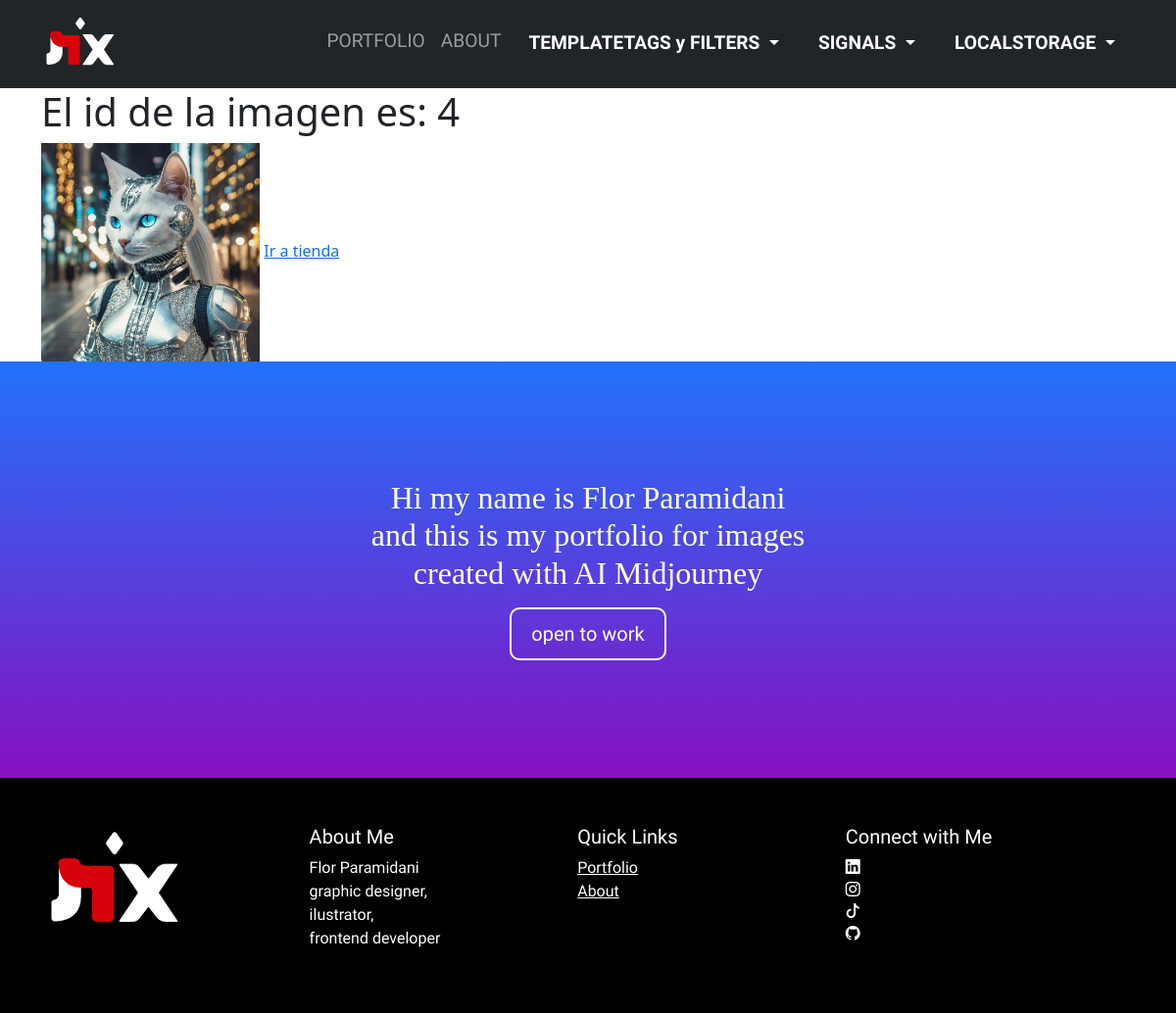
Before: /tienda/4/ver/ with the older database file.
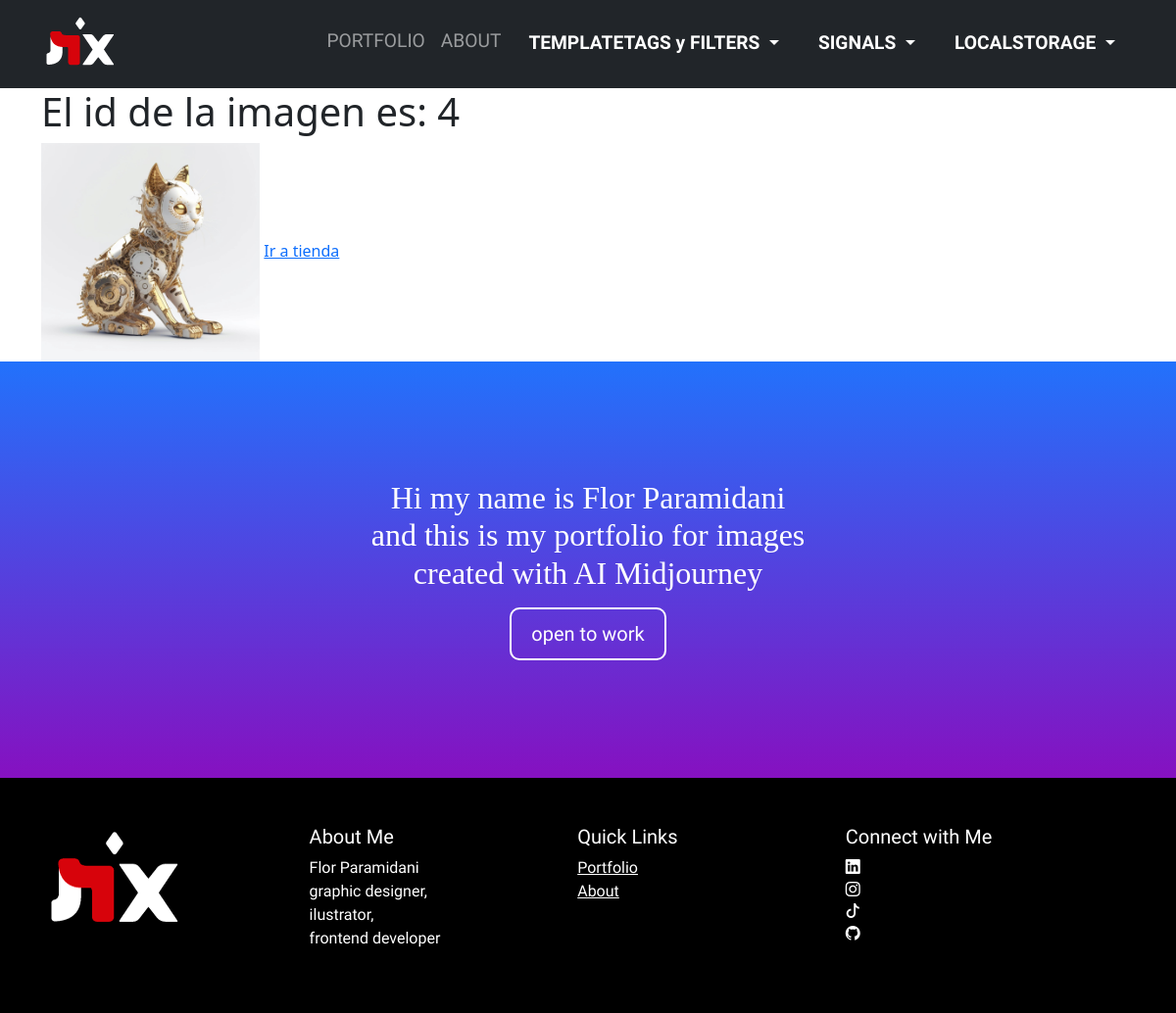
After: the same page with the newer database file.
### productos/models.py (models this page shows, shortened)
class Producto(models.Model):
    Borrador = 'Borrador'
    Publicado = 'Publicado'
    Retirado = 'Retirado'
    APROBACION_PRODUCTO = (
        (Borrador, 'Borrador'),
        (Publicado, 'Publicado'),
        (Retirado, 'Retirado'),
    )
    estado = models.CharField(max_length=10, choices=APROBACION_PRODUCTO, default='Borrador')
    producto = models.CharField(max_length=200)
    fecha_publicacion = models.DateTimeField('Fecha de publicación')
    imagen = models.ImageField(upload_to="producto/%Y/%m/%d", blank=True, null=True)
    categoria = models.ForeignKey(
        Categoria, blank=False, null=True, on_delete=models.CASCADE
        )
    stock = models.IntegerField(default=0)
    descripcion = models.TextField(  default="")
    precio = models.DecimalField(max_digits=12, decimal_places=2, default=0.00)
    descuento = models.IntegerField(default=0)

### tienda/views.py (the view)
# urls.py: path('<int:producto_id>/ver/', views.ver_imagen, name="ver"),
def ver_imagen(request, producto_id):
    params={}
    try:
        producto = Producto.objects.get(pk=producto_id)
    except Producto.DoesNotExist:
        raise Http404
    params["producto"] = producto
    return render(request, "tienda/verimagen.html", params)

### templates/tienda/verimagen.html
{% extends "layout.html" %}
{% load static %}
{% block tienda %}
<div class="container">
    <div class="row">
        <div class="col-12">
            <h1>El id de la imagen es: {{producto.id}}</h1>
            <img src="{% static 'img/4.jpg' %} {{producto.imagen}}" width="20%"/>
            <a href="{% url 'verimagenes' %}">Ir a tienda</a>
        </div>
    </div>
  </div>
{% endblock  %}

Changed rows visible on the page:
changed Producto id 4: imagen: a different picture
